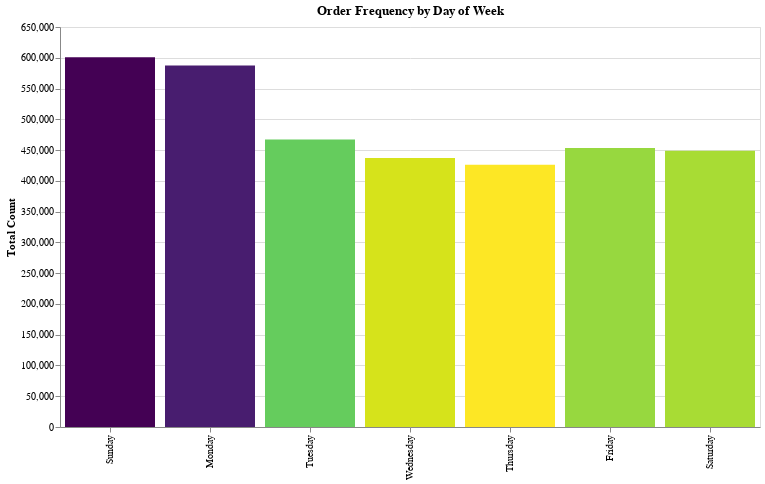

Notebook code cell kept with this figure:
### Code cell
day_of_week_chart = alt.Chart(dow).mark_bar().encode(
    alt.X("day:O", bin=False, sort=dayofweek_list, title=""),
    alt.Y('count:Q', title="Total Count"),
    color = alt.Color('count', legend=None, sort="descending", scale=alt.Scale(scheme='viridis')),
    tooltip=[alt.Tooltip('day:O', title="Day of Week"), alt.Tooltip('count:Q'), alt.Tooltip('pct_of_total:Q')]
    ).properties(title="Order Frequency by Day of Week", width=700, height=400)

day_of_week_chart

### Figure 1 — Vega-Lite specification as saved in the notebook (floating-point values rounded to 4 significant figures)
{"$schema": "https://vega.github.io/schema/vega-lite/v2.6.0.json", "config": {"background": "white", "view": {"height": 300, "width": 400}}, "data": {"name": "data-64482d20ab4610eaa1d4e414fc85e6c0"}, "datasets": {"data-64482d20ab4610eaa1d4e414fc85e6c0": [{"count": 600905, "day": "Sunday", "index": 0, "pct_of_total": 17.56}, {"count": 587478, "day": "Monday", "index": 1, "pct_of_total": 17.17}, {"count": 467260, "day": "Tuesday", "index": 2, "pct_of_total": 13.66}, {"count": 453368, "day": "Friday", "index": 5, "pct_of_total": 13.25}, {"count": 448761, "day": "Saturday", "index": 6, "pct_of_total": 13.12}, {"count": 436972, "day": "Wednesday", "index": 3, "pct_of_total": 12.77}, {"count": 426339, "day": "Thursday", "index": 4, "pct_of_total": 12.46}]}, "encoding": {"color": {"field": "count", "legend": null, "scale": {"scheme": "viridis"}, "sort": "descending", "type": "quantitative"}, "tooltip": [{"field": "day", "title": "Day of Week", "type": "ordinal"}, {"field": "count", "type": "quantitative"}, {"field": "pct_of_total", "type": "quantitative"}], "x": {"bin": false, "field": "day", "sort": ["Sunday", "Monday", "Tuesday", "Wednesday", "Thursday", "Friday", "Saturday"], "title": "", "type": "ordinal"}, "y": {"field": "count", "title": "Total Count", "type": "quantitative"}}, "height": 400, "mark": "bar", "title": "Order Frequency by Day of Week", "width": 700}
